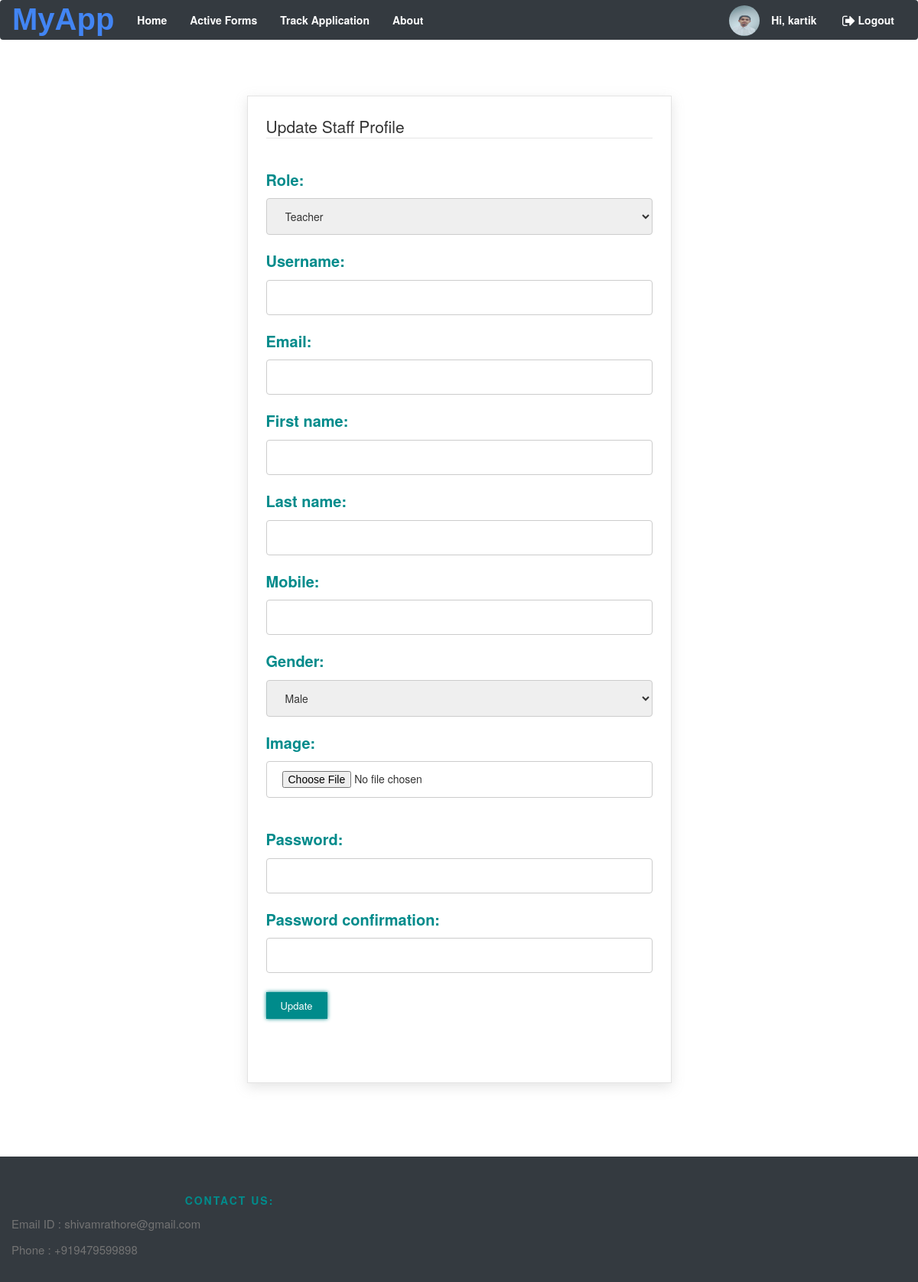
Screenshot of /staff/register/ (signed in) with the database file from the repository.
### accounts/models.py (models this page shows, shortened)
class CustomUser(AbstractBaseUser, PermissionsMixin):
    GENDERS = (('M', 'Male'), ('F', 'Female'))
    ROLE_CHOICES = (
        ('Teacher', 'Teacher'),
        ('Faculty Advisor', 'Faculty Advisor'),
        ('Dean', 'Dean'),
        ('Head of department', 'Head of department'),
        ('Director', 'Director'),
        ('Admin', 'Admin'),
    )
    username = models.CharField(max_length=50, unique=True)
    email = models.EmailField(unique=True)
    first_name = models.CharField(max_length=100, blank=True)
    last_name = models.CharField(max_length=100, blank=True)
    mobile = models.CharField(max_length=10,
                              validators=[RegexValidator(regex=r'[0-9]{10}', message='Invalid Mobile Number')],
                              blank=True)
    role = models.CharField(max_length=50, choices=ROLE_CHOICES, default='S')
    gender = models.CharField(max_length=1, choices=GENDERS, default='M')
    registration_number = models.CharField('Registration number', max_length=7, unique=True,
                                           validators=[RegexValidator(regex=r'[a-zA-Z]{2}[0-9]{5}',
                                            message='Invalid Registration Number')], blank=True, null=True)
    department = models.ForeignKey('Department', verbose_name="Department", on_delete=models.CASCADE, blank=True, null=True)
    admin = models.CharField(max_length=1, default='N')
    password = models.CharField('password', max_length=128, validators=[validate_password])
    is_student = models.BooleanField(default=True, verbose_name='Student')
    is_active = models.BooleanField(default=True, verbose_name='Active',
                                    help_text='Designates whether this user should be treated as active. '
                                              'Unselect this instead of deleting accounts.')
    is_admin = models.BooleanField(default=False, verbose_name='Staff status',
                                   help_text='Designates whether the user can log into this admin site.')
    image = models.ImageField(default='download.jpg', upload_to='profile/')
    USERNAME_FIELD = 'username'
    EMAIL_FIELD = 'email'
    objects = CustomUserManager()

### accounts/views.py (the view, shortened to what this page needs)
# urls.py: re_path(r'staff/register/$', views.StaffFormView.as_view(), name='staff_register'),
class StaffFormView(generic.View):
    form_class = StaffCreationForm
    template_name = 'accounts/staff_register.html'
    def get(self, request):
        form = self.form_class(None)
        return render(request, self.template_name, {'form': form})

### accounts/admin.py (shortened to what this page needs)
class StaffCreationForm(forms.ModelForm):
    password1 = forms.CharField(label='Password', widget=forms.PasswordInput(attrs={'class': 'myfieldclass'}),
                                help_text="<br>".join(password_validators_help_texts()))
    password2 = forms.CharField(label='Password confirmation', widget=forms.PasswordInput)
    class Meta:
        model = CustomUser
        fields = ['role', 'username', 'email', 'first_name', 'last_name', 'mobile', 'gender', 'image']

### templates/accounts/staff_register.html (shortened to what this page needs)
{% extends 'base.html' %}
{% load static %}
{% block content3 %}"../../media/{{ user.image }}"{% endblock content3 %}
{% block content %}
    <body>
    <div class="container" style="min-width:min-content;margin-bottom: 8%">
        <div class="row" style="margin-top: 2%;">
            <div class="col-sm-6 col-sm-offset-3">
                <div id="uploadForm" class="well well-lg">
                    <formset>
                        {% if user.is_authenticated %}
                            <legend>Update Staff Profile</legend>
                        {% else %}
                            <legend>Register Staff</legend>
                        {% endif %}
                        <form method="POST" enctype="multipart/form-data">
                            <div class="form-group">
                                {% for field in form %}
                                    <label class="formText">
                                        {{ field.label_tag }}
                                    </label>
                                    {{ field }}
                                    <br>
                                {% endfor %}
                            </div>
                            {% if user.is_authenticated %}
                                <div class="form-group">
                                    <button class="formButton" type="submit">Update</button>
                                </div>
                            {% endif %}
                    </formset>
                    <br>
                </div>
            </div>
        </div>
    </div>
    </body>
{% endblock content %}

### templates/base.html (shortened to what this page needs)
{% load static %}
<!DOCTYPE html>
<html>
<head>
    {% block head_css %}
        {% block head_css_site %}
            <link rel="stylesheet" href="{% static 'css/style.css' %}">
            <link rel="stylesheet" href="https://maxcdn.bootstrapcdn.com/bootstrap/3.4.1/css/bootstrap.min.css">
            <link rel="stylesheet" href="https://maxcdn.bootstrapcdn.com/font-awesome/4.5.0/css/font-awesome.min.css">
        {% endblock head_css_site %}
    {% endblock head_css %}
</head>
<body style="background-image: url("{% static "images/bg1.jpg" %}")>
<header>
    <nav style="margin-bottom: 50px; background-color:#343a40;font-size: 14px;z-index: 1000;"
         class="navbar  ">
        {%  if not user.is_authenticated %}
        <div class="container-fluid">
            <a id="nitadda" href="#" class="navbar-brand faa-pulse faa-slow animated" data-toggle="popover"
               data-trigger="focus" data-html="true" data-placement="bottom">
                <i class="fa fa-lg"><strong><span style="font-family: 'Product Sans',sans-serif;font-size:40px;"><span
                        class="g-blue">M</span><span
                        class="g-blue">y</span><span
                        class="g-blue">A</span><span
                        class="g-blue">p</span><span
                        class="g-blue">p</span></span></strong></i>
            </a>
            <div id="navbar1" class="navbar-collapse collapse">
                <ul id="mynav" class="nav navbar-nav">
                    <li class="active" {% if request.path == '/' %}style="background: #ffd13d"{% endif %}>
                        <a class="faa-parent animated-hover" href="/"
                            {% if request.path == '/' %}style="color: #146471;"{% endif %}>
                            Home
                        </a>
                    </li>
                    <li class="active" {% if request.path == '/content/about' %}style="background: #ffd13d"{% endif %}>
                        <a class="faa-parent animated-hover" href="/content/about"
                            {% if request.path == '/content/about' %}style="color: #146471;"{% endif %}>
                            About
                        </a>
                    </li>
                </ul>
                <ul id="rightnav" class="nav navbar-nav navbar-right">
                    <li {% if request.path == '/login/' %}style="background: #ffd13d"{% endif %}>
                        <a class="faa-parent animated-hover" href="/login">
                            <i class="fa fa-fw fa-lg fa-sign-in faa-tada faa-fast"></i>Login
                        </a>
                    </li>
                </ul>
            </div>
        </div>
        {% else %}
        {% if request.user.is_student %}
            <div class="container-fluid">
            <a id="nitadda" href="#" class="navbar-brand faa-pulse faa-slow animated" data-toggle="popover"
               data-trigger="focus" data-html="true" data-placement="bottom">
                <i class="fa fa-lg"><strong><span style="font-family: 'Product Sans',sans-serif;font-size:40px;"><span
                        class="g-blue">M</span><span
                        class="g-blue">y</span><span
                        class="g-blue">A</span><span
                        class="g-blue">p</span><span
                        class="g-blue">p</span></span></strong></i>
            </a>
            <div id="navbar1" class="navbar-collapse collapse">
                <ul id="mynav" class="nav navbar-nav">
                    <li class="active" {% if request.path == '/' %}style="background: #ffd13d"{% endif %}>
                        <a class="faa-parent animated-hover" href="/"
                            {% if request.path == '/' %}style="color: #146471;"{% endif %}>
                            Home
                        </a>
                    </li>
                    <li class="active" {% if request.path == '/content/scholarships/' %}style="background: #ffd13d"{% endif %}>
                        <a class="faa-parent animated-hover" href="/content/scholarships"
                            {% if request.path == '/content/scholarships/' %}style="color: #146471;"{% endif %}>
                            Active Forms
                        </a>
                    </li>
                    <li class="active" {% if request.path == '/track_application/' %}style="background: #ffd13d"{% endif %}>
                        <a class="faa-parent animated-hover" href="{% url 'content:Track_Application'%}"
                            {% if request.path == '/track_application/' %}style="color: #146471;"{% endif %}>
                            Track Application
                        </a>
                    </li>
                    <li class="active" {% if request.path == '/content/about' %}style="background: #ffd13d"{% endif %}>
                        <a class="faa-parent animated-hover" href="/content/about"
                            {% if request.path == '/content/about' %}style="color: #146471;"{% endif %}>
                            About
                        </a>
                    </li>
                </ul>
                <ul id="rightnav" class="nav navbar-nav navbar-right">
                    {% if user.is_authenticated %}
                        <li><img style="border-radius: 50%; float: right; margin-top: 6px"
                                 alt="Profile Picture"
                                 src={% block content3 %}"media/{{ user.image }}"{% endblock content3 %} height="40px"
                                 width="40px"></li>
                        <li {% if request.path == '/content/profile' %}style="background: #ffd13d"{% endif %}>
                            <a class="faa-parent animated-hover" href="/content/profile">
                                Hi, {{ request.user.first_name }}
                            </a>
                        </li>
                        <li>
                            <a class="faa-parent animated-hover" href="/logout">
                                <i class="fa fa-fw fa-lg fa-sign-out  faa-tada faa-fast"></i>Logout
                            </a>
                        </li>
                    {% else %}
                        <li {% if request.path == '/login/' %}style="background: #ffd13d"{% endif %}>
                            <a class="faa-parent animated-hover" href="/login">
                                <i class="fa fa-fw fa-lg fa-sign-in faa-tada faa-fast"></i>Login
                            </a>
                        </li>
                    {% endif %}
                </ul>
            </div>
        </div>
        {% endif %}
        {% endif %}
    </nav>
</header>
{% block content %}{% endblock content %}
<footer class="site-footer" style="background-color:#343a40;">
   <div class="container-fluid">
       <div class=" text-center row">
           <div class="col-sm-12 col-md-6">
                <h6 id="about">Contact Us:</h6>
                <p class="text-justify">Email ID : shivamrathore@gmail.com</p>
               <p class="text-justify">Phone : +919479599898</p>
           </div>
       </div>
   </div>
</footer>
</body>
</html>

### static/css/style.css (style rules this page uses)
a { cursor: pointer; }
body { background-color: #EFECE9; }
.navbar .nav > li > a, .dropdown-content > a { color: white; font-size: 14px; font-weight: bold; text-decoration: none; }
footer { background-color: #4CB96B; }
.site-footer { background-color: black; padding: 45px 0 20px; font-size: 15px; line-height: 24px; color: #737373; }
.site-footer h6 { color: darkcyan; font-weight: bold; font-size: 14px; text-transform: uppercase; margin-top: 5px; letter-spacing: 2px }
input, select { width: 100%; padding: 12px 20px; margin: 10px 0; display: inline-block; border: 1px solid #ccc; border-radius: 4px; box-sizing: border-box; }
label { font-size: 20px; font-weight: 700; margin-top: 10px; display: block; }
@media (min-width: 1200px) { .container { width: 1170px; } }
@media (min-width: 992px) { .container { width: 970px; } }
@media (min-width: 768px) { .container { width: 750px; } }
.container { padding-right: 15px; padding-left: 15px; margin-right: auto; margin-left: auto; }
.g-blue { color: #4285F4; }
.active { color: #146471; }
#uploadForm { border-radius: 0; background-color: white; margin: auto; max-width: 720px; height: auto; -webkit-box-shadow: 0px 5px 15px 0px rgba(150, 150, 150, 0.25); -moz-box-shadow: 0px 5px 15px 0px rgba(150, 150, 150, 0.25); box-shadow: 0px 5px 15px 0px rgba(150, 150, 150, 0.25); }
.formText { color: darkcyan; font-size: 14px; font-weight: bold; }
.formButton { height: 35px; width: 80px; font-size: 13px; color: white; background: darkcyan; border: none; margin: 10px 10px 10px 0px; box-shadow: 0px 0px 5px darkcyan; outline: none; }
html, body { position: relative; margin: 0; padding: 0; }
body { background-color: #232323; }
body { background-color:#163a63; color:#163a63; }

### rows the page displays
CustomUser: image (picture), user.first_name "kartik"

### other values shown
{{ field.label_tag }} "Role:" "Username:" "Email:" "First name:" "Last name:" "Mobile:" "Gender:" "Image:" "Password:" "Password confirmation:"
